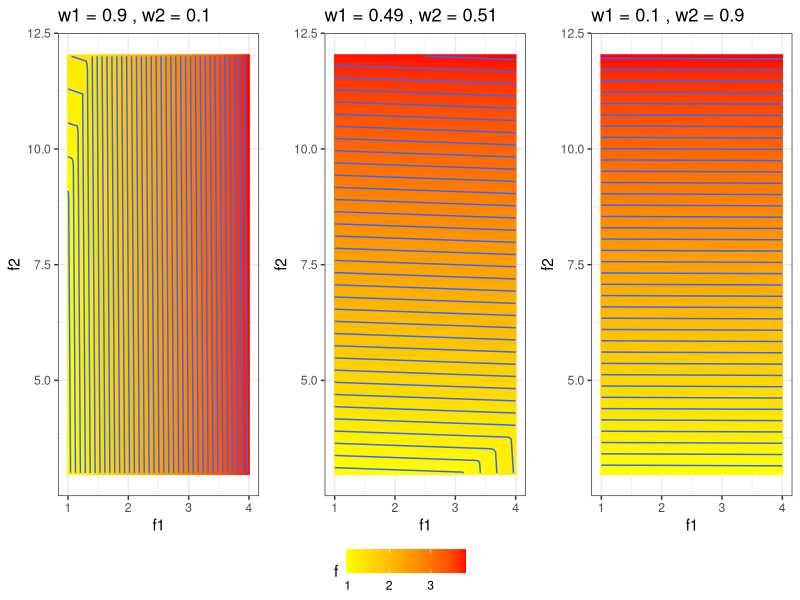

Write the R code that produced this figure.
### This old cim1 code generates a plot of the Pareto fronts and saves it to figure_man

library(ggplot2)
library(ggpubr)
theme_set(theme_bw())

res = 100
x_range = c(0,3)

# we need an equidistant grid on y1,y2 for ggplot2, therefore we use inverted functions
# only works if fun1 and fun2 are not correlated
fun2 = function(x) 3 * (x - 2)^2
fun2_inv = function(y) 2 + sqrt(y)/sqrt(3) # only for x positive!

fun1 = function(x) (x - 1)^2
fun1_inv = function(y) 1 + sqrt(y) # only for x positive!

y1_range = fun1(x_range)
y2_range = fun2(x_range)

y1_seq = do.call(seq, c(as.list(y1_range), length.out = res))
y2_seq = do.call(seq, c(as.list(y2_range), length.out = res))

x1_seq = fun1_inv(y1_seq)
x2_seq = fun2_inv(y2_seq)

tscheb = function(y1, y2, w1, w2, rho = 0.05) {
  max(y1*w1, y2*w2) + rho*(y1*w1 + y2*w2)
}

xgrid = expand.grid(y1=y1_seq, y2=y2_seq)

plotSpace = function(w1, w2) {

  if (FALSE) {
    w1 = 0.1; w2 = 0.9
  }

  x = xgrid

  x$f = mapply(tscheb, y1 = x$y1, y2 = x$y2, MoreArgs = list(w1 = w1, w2 = w2))

  g = ggplot(x, aes(x = y1, y = y2, fill = f, z = f))
  g = g + geom_raster() + geom_contour(bins = 40)
  g = g + theme(legend.position = "None")
  g = g + scale_fill_gradientn(colours=c("yellow","red"))
  g = g + labs(x = "f1", y = "f2", title = paste("w1 =", w1, ", w2 =", w2))
  g
}

p = ggarrange(plotSpace(0.9,0.1), plotSpace(0.49,0.51), plotSpace(0.1,0.9), common.legend = TRUE, legend = "bottom", nrow = 1)
if (interactive()) print(p)
ggsave("../figure_man/parego_viz.png", p, height = 3, width = 8)
